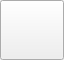
<?xml version="1.0" encoding="UTF-8"?>
<ui version="4.0">
 <class>ButtonScan</class>
 <widget class="QWidget" name="ButtonScan">
  <property name="geometry">
   <rect>
    <x>0</x>
    <y>0</y>
    <width>64</width>
    <height>60</height>
   </rect>
  </property>
  <property name="sizePolicy">
   <sizepolicy hsizetype="Preferred" vsizetype="Preferred">
    <horstretch>0</horstretch>
    <verstretch>0</verstretch>
   </sizepolicy>
  </property>
  <property name="windowTitle">
   <string>Form</string>
  </property>
  <layout class="QGridLayout" name="gridLayout">
   <property name="leftMargin">
    <number>0</number>
   </property>
   <property name="topMargin">
    <number>0</number>
   </property>
   <property name="rightMargin">
    <number>0</number>
   </property>
   <property name="bottomMargin">
    <number>0</number>
   </property>
   <property name="spacing">
    <number>0</number>
   </property>
   <item row="0" column="0">
    <widget class="QPushButton" name="pushButton">
     <property name="sizePolicy">
      <sizepolicy hsizetype="Minimum" vsizetype="Minimum">
       <horstretch>0</horstretch>
       <verstretch>0</verstretch>
      </sizepolicy>
     </property>
     <property name="text">
      <string/>
     </property>
     <property name="icon">
      <iconset resource="scan.qrc">
       <normaloff>:/test/scan</normaloff>:/test/scan</iconset>
     </property>
     <property name="iconSize">
      <size>
       <width>50</width>
       <height>50</height>
      </size>
     </property>
    </widget>
   </item>
  </layout>
 </widget>
 <resources>
  <include location="scan.qrc"/>
 </resources>
 <connections/>
</ui>
